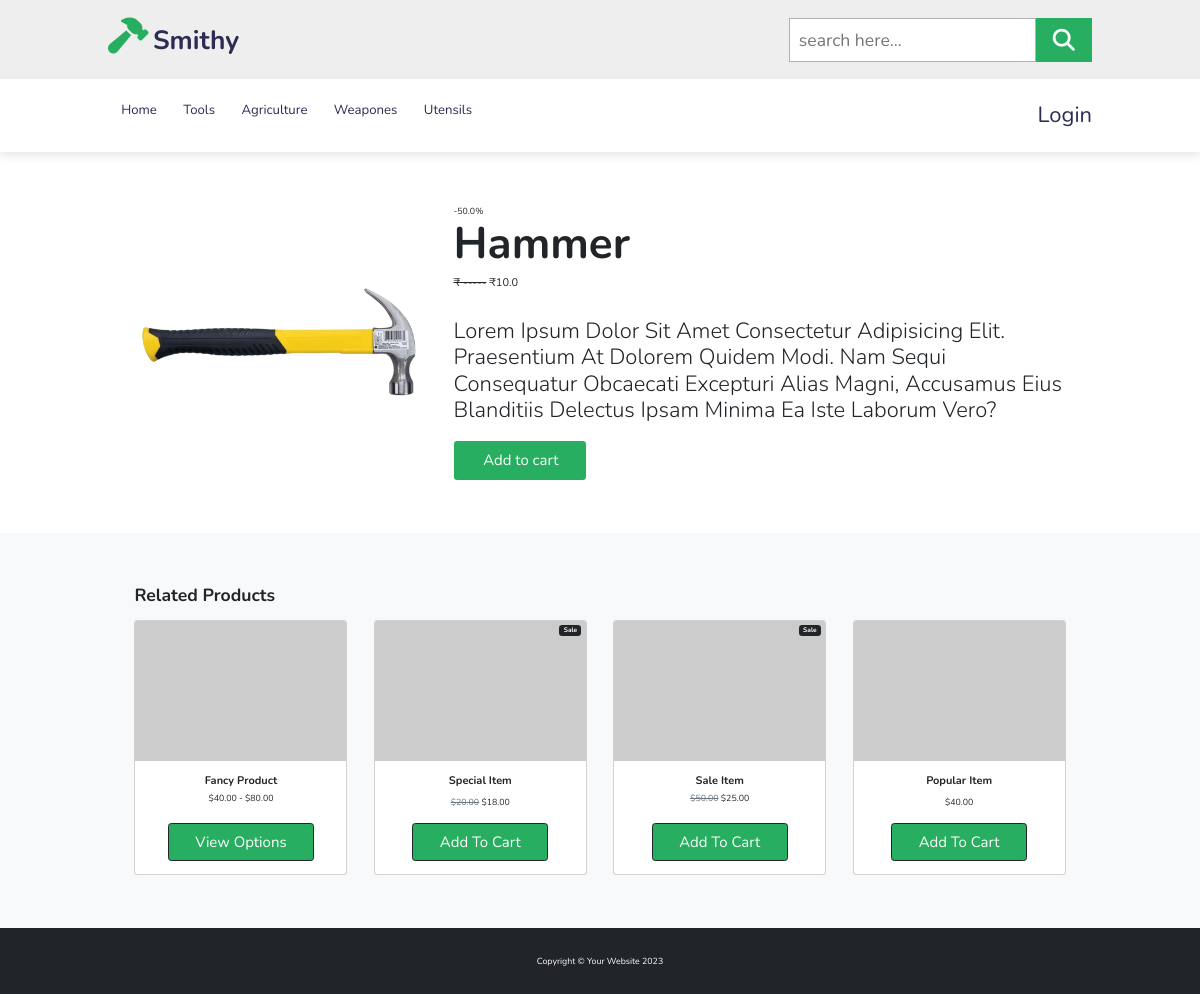
Page /product-details/1 on the committed database.
### service/models.py (models this page shows, shortened)
class service(models.Model):
    name=models.CharField(max_length=50)
    price=models.FloatField()
    quantity=models.IntegerField()
    discount=models.FloatField()
    category = models.CharField(choices=CATEGORY_CHOICES, max_length=1)
    image=models.ImageField(upload_to = 'static/image/')

### smithy/views.py (the view)
# urls.py: path('product-details/<product_id>',views.product_details,name='product_details'),
def product_details(request,product_id):
    print(product_id)
    product_details=service.objects.get(id=product_id)
    data={
        'product_details':product_details
    }
    return render(request,"product_details.html",data)

### templates/Product_details.html (shortened to what this page needs)
{% extends 'base.html' %}
{% load static %}
{% block content %}
 <section class="product">
    <div class="box-container container px-4 px-lg-5 my-5">
        <div class="row gx-4 gx-lg-5 align-items-center">
            <div class="col-md-4"><img class="card-img-top mb-5 mb-md-0" src="/{{product_details.image}}" alt="..." /></div>
            <div class="col-md-8">
                <span class="discount">-{{product_details.discount}}%</span>
                <h1 class="display-1 fw-bolder">{{product_details.name}}</h1>
                <div class="fs-5 mb-5">
                    <span class="text-decoration-line-through">₹ -----</span>
                    <span>₹{{product_details.price}}</span>
                </div>
                <p class="display-6">Lorem ipsum dolor sit amet consectetur adipisicing elit. Praesentium at dolorem quidem modi. Nam sequi consequatur obcaecati excepturi alias magni, accusamus eius blanditiis delectus ipsam minima ea iste laborum vero?</p>
                <div class="d-flex">
                     <button class="btn" type="button">
                        Add to cart
                    </button>
                </div>
            </div>
        </div>
    </div>
</section>
<section class="py-5 bg-light">
    <div class="container px-4 px-lg-5 mt-5">
        <h2 class="fw-bolder mb-4">Related products</h2>
        <div class="row gx-4 gx-lg-5 row-cols-2 row-cols-md-3 row-cols-xl-4 justify-content-center">
            <div class="col mb-5">
                <div class="card h-100">
                    <img class="card-img-top" src="https://dummyimage.com/450x300/dee2e6/6c757d.jpg" alt="..." />
                    <div class="card-body p-4">
                        <div class="text-center">
                            <h5 class="fw-bolder">Fancy Product</h5>
                            $40.00 - $80.00
                        </div>
                    </div>
                    <div class="card-footer p-4 pt-0 border-top-0 bg-transparent">
                        <div class="text-center"><a class="btn btn-outline-dark mt-auto" href="#">View options</a></div>
                    </div>
                </div>
            </div>
            <div class="col mb-5">
                <div class="card h-100">
                    <div class="badge bg-dark text-white position-absolute" style="top: 0.5rem; right: 0.5rem">Sale</div>
                    <img class="card-img-top" src="https://dummyimage.com/450x300/dee2e6/6c757d.jpg" alt="..." />
                    <div class="card-body p-4">
                        <div class="text-center">
                            <h5 class="fw-bolder">Special Item</h5>
                            <span class="text-muted text-decoration-line-through">$20.00</span>
                            $18.00
                        </div>
                    </div>
                    <div class="card-footer p-4 pt-0 border-top-0 bg-transparent">
                        <div class="text-center"><a class="btn btn-outline-dark mt-auto" href="#">Add to cart</a></div>
                    </div>
                </div>
            </div>
            <div class="col mb-5">
                <div class="card h-100">
                    <div class="badge bg-dark text-white position-absolute" style="top: 0.5rem; right: 0.5rem">Sale</div>
                    <img class="card-img-top" src="https://dummyimage.com/450x300/dee2e6/6c757d.jpg" alt="..." />
                    <div class="card-body p-4">
                        <div class="text-center">
                            <h5 class="fw-bolder">Sale Item</h5>
                            <span class="text-muted text-decoration-line-through">$50.00</span>
                            $25.00
                        </div>
                    </div>
                    <div class="card-footer p-4 pt-0 border-top-0 bg-transparent">
                        <div class="text-center"><a class="btn btn-outline-dark mt-auto" href="#">Add to cart</a></div>
                    </div>
                </div>
            </div>
            <div class="col mb-5">
                <div class="card h-100">
                    <img class="card-img-top" src="https://dummyimage.com/450x300/dee2e6/6c757d.jpg" alt="..." />
                    <div class="card-body p-4">
                        <div class="text-center">
                            <h5 class="fw-bolder">Popular Item</h5>
                            $40.00
                        </div>
                    </div>
                    <div class="card-footer p-4 pt-0 border-top-0 bg-transparent">
                        <div class="text-center"><a class="btn btn-outline-dark mt-auto" href="#">Add to cart</a></div>
                    </div>
                </div>
            </div>
        </div>
    </div>
</section>
{% endblock %}

### static/css/style.css (style rules this page uses)
:root { --green: #27ae60; --black: #2c2c54; }
* { font-family: 'Nunito', sans-serif; margin: 0; padding: 0; box-sizing: border-box; outline: none; border: none; text-decoration: none; text-transform: capitalize; transition: all .2s linear; }
html { font-size: 62.5%; overflow-x: hidden; scroll-padding-top: 6.5rem; scroll-behavior: smooth; }
a { text-decoration: none; }
section { padding: 2rem 9%; }
.btn { display: inline-block; margin-top: 1rem; background: var(--green); color: #fff; padding: .8rem 3rem; font-size: 1.7rem; text-align: center; cursor: pointer; }
.product .box-container { display: flex; flex-wrap: wrap; gap: 1.5rem; }
@media (max-width:1200px) { html { font-size: 55%; } }

### rows in the picture
service: image (picture), discount "50.0", name "Hammer", price "10.0"
